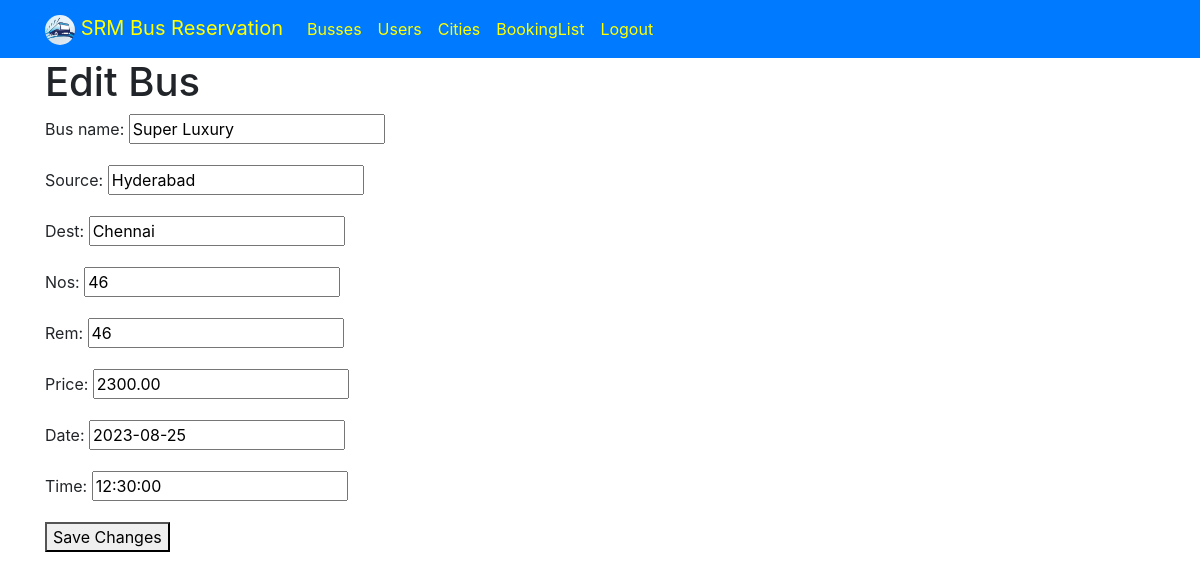
/buses/edit/6/ (signed in), run on the app's committed database.
### myapp/models.py (models this page shows, shortened)
class Bus(models.Model):
    bus_name = models.CharField(max_length=30)
    source = models.CharField(max_length=30)
    dest = models.CharField(max_length=30)
    nos = models.DecimalField(decimal_places=0, max_digits=2)
    rem = models.DecimalField(decimal_places=0, max_digits=2, default=0)
    price = models.DecimalField(decimal_places=2, max_digits=6)
    date = models.DateField()
    time = models.TimeField()
    class Meta:
        verbose_name_plural = "List of Busses"

### myapp/views.py (the view)
# urls.py: path('buses/edit/<int:bus_id>/', views.edit_bus, name='edit_bus'),
def edit_bus(request, bus_id):
    if request.user.is_staff:
        bus = Bus.objects.get(pk=bus_id)
        form = BusForm(instance=bus)
        if request.method == 'POST':
            form = BusForm(request.POST, instance=bus)
            if form.is_valid():
                form.save()
                return redirect('buses')
        return render(request, 'myapp/edit_bus.html', {'bus': bus, 'form': form})
    else:
        return redirect('success')

### myapp/forms.py
class BusForm(forms.ModelForm):
    class Meta:
        model = Bus
        fields = ['bus_name', 'source', 'dest', 'nos','rem', 'price', 'date', 'time']

### myapp/templates/myapp/edit_bus.html (shortened to what this page needs)
{% extends 'myapp/base.html' %}
{% block content %}
<div class="container">
    <h1 >Edit Bus</h1>
    <form method="post" enctype="multipart/form-data">
        {{ form.as_p }}
        <button type="submit">Save Changes</button>
    </form>
</div>
{% endblock %}

### myapp/static/css/styles.css (style rules this page uses)
body { animation: backgroundAnimation 10s infinite; }

### data on the page
Bus: bus_name "Super Luxury", source "Hyderabad", dest "Chennai", nos "46", rem "46", price "2300.00", date "2023-08-25", time "12:30:00"
